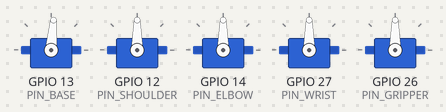
A sketch run on a simulated ESP32. On the bench: 5 × servo. Nothing arrives over Bluetooth unless stated; a phone connects over Bluetooth LE 3 s after start; what the sketch prints to the serial monitor is not drawn.

Above: at 0.1 s.
Timing chart, 0 to 3.7 s (numbered marks = the images above):
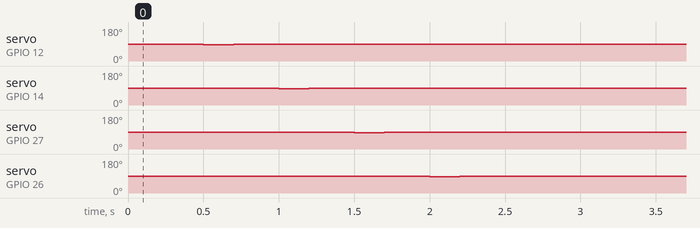

The sketch:

Robotic_Arm.ino
```cpp
#include <BLEDevice.h>
#include <BLEServer.h>
#include <BLEUtils.h>
#include <BLE2902.h>
#include <ESP32Servo.h>

#define DEVICE_NAME            "ESP32_RoboArm_Polyizer"

#define SERVICE_UUID           "6E400001-B5A3-F393-E0A9-E50E24DCCA9E"
#define CHARACTERISTIC_UUID_RX "6E400002-B5A3-F393-E0A9-E50E24DCCA9E"
#define CHARACTERISTIC_UUID_TX "6E400003-B5A3-F393-E0A9-E50E24DCCA9E"

// Pins
const int PIN_BASE     = 13;
const int PIN_SHOULDER = 12;
const int PIN_ELBOW    = 14;
const int PIN_WRIST    = 27;
const int PIN_GRIPPER  = 26;

// Physics Constants for "Fluid" feel
const float SPRING_TENSION = 0.08;
const float SPRING_DAMPING = 0.25;
const float STOP_THRESHOLD = 0.5;

class SmoothServo {
  private:
    Servo servo;
    int pin;
    float currentPos;
    float velocity;
    float targetPos;
    bool _isMoving;

  public:
    String name;

    void init(int p, String n) {
      pin = p;
      name = n;
      // Start logically at 90 (Home)
      currentPos = 90.0;
      targetPos = 90.0;
      velocity = 0.0;
      _isMoving = false;

      servo.setPeriodHertz(50);
      servo.attach(pin, 500, 2400);
      servo.write(90);
    }

    void setTarget(int angle) {
      targetPos = constrain(angle, 0, 180);
    }


    bool update() {
      // 1. Calculate physics (Spring-Damper system)
      // Force = (Distance * k) - (Velocity * d)
      float displacement = targetPos - currentPos;
      float force = displacement * SPRING_TENSION;
      float dampingForce = velocity * SPRING_DAMPING;
      float acceleration = force - dampingForce;

      // 2. Apply Physics
      velocity += acceleration;
      currentPos += velocity;

      // 3. Check if settled
      if (abs(displacement) < STOP_THRESHOLD && abs(velocity) < 0.1) {
        currentPos = targetPos;
        velocity = 0;
        _isMoving = false;
      } else {
        _isMoving = true;
      }


      servo.write((int)currentPos);

      return _isMoving;
    }

    bool isMoving() {
      return abs(targetPos - currentPos) > STOP_THRESHOLD;
    }

    // Force set without physics (good for startup)
    void hardSet(int angle) {
      currentPos = angle;
      targetPos = angle;
      velocity = 0;
      servo.write(angle);
    }

    bool atAngle(int angle) {
       return abs(currentPos - angle) < 2;
    }
};

// --- Globals ---

BLEServer *pServer = NULL;
BLECharacteristic *pTxCharacteristic;
bool deviceConnected = false;
bool oldDeviceConnected = false;
String receivedData = "";

SmoothServo base, shoulder, elbow, wrist, gripper;
SmoothServo* allServos[] = {&base, &shoulder, &elbow, &wrist, &gripper};

// --- Startup Routine ---
void runStartupSequence() {
  Serial.println("Running Soft Start...");

  // 1. Force all logic variables to 0 first (assuming robot starts folded or in random state)
  // Actually, safe start is usually to set them to 90 immediately physically,
  // but to prevent current spike, we attach and move one by one.

  for(int i=0; i<5; i++) {
    allServos[i]->hardSet(85);
    delay(200);
    allServos[i]->hardSet(90);
    delay(300);
  }
  Serial.println("Startup Complete. Robot at Home (90).");
}


// --- BLE Callbacks ---

class MyServerCallbacks: public BLEServerCallbacks {
    void onConnect(BLEServer* pServer) { deviceConnected = true; };
    void onDisconnect(BLEServer* pServer) { deviceConnected = false; }
};

class MyCallbacks: public BLECharacteristicCallbacks {
    void onWrite(BLECharacteristic *pCharacteristic) {
      String rxValue = pCharacteristic->getValue();
      if (rxValue.length() > 0) {
        for (int i = 0; i < rxValue.length(); i++) {
           char c = rxValue[i];
           if (c == '\n' || c == '\r') {
             if (receivedData.length() > 0) {
                char id = receivedData.charAt(0);
                int val = receivedData.substring(1).toInt();


                switch (id) {
                  case 'b': base.setTarget(val); break;
                  case 's': shoulder.setTarget(val); break;
                  case 'e': elbow.setTarget(val); break;
                  case 'w': wrist.setTarget(val); break;
                  case 'g': gripper.setTarget(val); break;
                }
                receivedData = "";
             }
           } else {
             receivedData += c;
           }
        }
      }
    }
};

// --- Standard Setup ---

void setup() {
  Serial.begin(115200);


  ESP32PWM::allocateTimer(0);
  ESP32PWM::allocateTimer(1);
  ESP32PWM::allocateTimer(2);
  ESP32PWM::allocateTimer(3);


  base.init(PIN_BASE, "Base");
  shoulder.init(PIN_SHOULDER, "Shoulder");
  elbow.init(PIN_ELBOW, "Elbow");
  wrist.init(PIN_WRIST, "Wrist");
  gripper.init(PIN_GRIPPER, "Gripper");

  runStartupSequence();


  BLEDevice::init(DEVICE_NAME);
  pServer = BLEDevice::createServer();
  pServer->setCallbacks(new MyServerCallbacks());
  BLEService *pService = pServer->createService(SERVICE_UUID);
  pTxCharacteristic = pService->createCharacteristic(CHARACTERISTIC_UUID_TX, BLECharacteristic::PROPERTY_NOTIFY);
  BLECharacteristic * pRxCharacteristic = pService->createCharacteristic(CHARACTERISTIC_UUID_RX, BLECharacteristic::PROPERTY_WRITE);
  pRxCharacteristic->setCallbacks(new MyCallbacks());
  pService->start();

  BLEAdvertising *pAdvertising = BLEDevice::getAdvertising();
  pAdvertising->addServiceUUID(SERVICE_UUID);
  pAdvertising->setScanResponse(true);
  pAdvertising->setMinPreferred(0x06);
  pAdvertising->setMinPreferred(0x12);
  BLEDevice::startAdvertising();

  Serial.print("Ready! Advertising as: ");
  Serial.println(DEVICE_NAME);
}

// --- Main Loop ---

void loop() {

  if (!deviceConnected && oldDeviceConnected) {
      delay(500);
      pServer->startAdvertising();
      oldDeviceConnected = deviceConnected;
  }
  if (deviceConnected && !oldDeviceConnected) {
      oldDeviceConnected = deviceConnected;
  }


  int activeCount = 0;

  for (int i = 0; i < 5; i++) {
    if (allServos[i]->isMoving()) {
      activeCount++;
    }
  }

  int movingNow = 0;
  for (int i = 0; i < 5; i++) {

    if (allServos[i]->isMoving()) {

      if (movingNow < 2) {
        allServos[i]->update();
        movingNow++;
      }

    }
  }

  delay(15);
}
```
